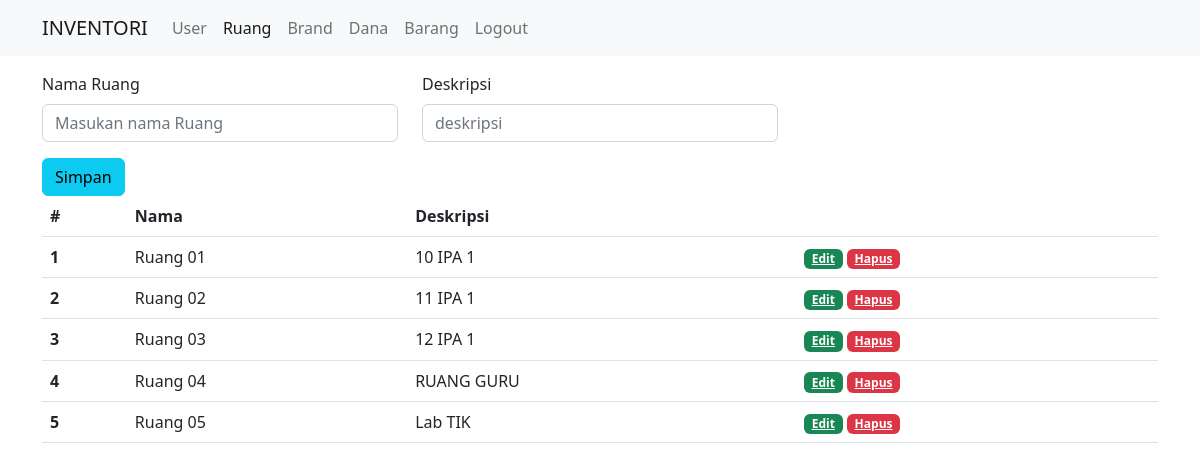
The app's page /admin/ruang/index.php with its own data.
### tables this page shows
CREATE TABLE `ruang` (
  `id_ruang` int(11) UNSIGNED NOT NULL,
  `nama_ruang` varchar(100) NOT NULL,
  `deskripsi` tinytext NOT NULL
);

### admin/ruang/index.php (the view, shortened to what this page needs)
<?php
include '../../config/config.php';
?>
<!doctype html>
<html lang="en">
  <head>
    <link href="../../asset/css/bootstrap.min.css" rel="stylesheet">
  </head>
  <body>
    <nav class="navbar navbar-expand-lg navbar-light bg-light">
    <div class="container-fluid container">
        <a class="navbar-brand" href="../../page/dashboard.php">INVENTORI</a>
        <div class="collapse navbar-collapse" id="navbarNav">
        <ul class="navbar-nav">
            <li class="nav-item">
            <a class="nav-link " href="../user/index.php">User</a>
            </li>
            <li class="nav-item">
            <a class="nav-link active" href="../ruang/index.php">Ruang</a>
            </li>
            <li class="nav-item">
            <a class="nav-link" href="../brand/index.php">Brand</a>
            </li>
            <li class="nav-item">
            <a class="nav-link" href="../dana/index.php">Dana</a>
            </li>
            <li class="nav-item">
            <a class="nav-link" href="../barang/index.php">Barang</a>
            </li>
            <li class="nav-item">
            <a class="nav-link" href="../../auth/logout.php">Logout</a>
            </li>
        </ul>
        </div>
    </div>
    </nav>
    <div class="container">
        <form action="insert.php" method="post">
        <div class="row mt-3">
            <div class="col-lg-4">
                <div class="mb-3">
                    <label for="name" class="form-label">Nama Ruang</label>
                    <input type="text" name="nama_ruang" class="form-control" id="name" placeholder="Masukan nama Ruang">
                </div>
            </div>
            <div class="col-lg-4">
                <div class="mb-3">
                    <label for="deskripsi" class="form-label">Deskripsi</label>
                    <input type="deskripsi" name="deskripsi" class="form-control" id="deskripsi" placeholder="deskripsi">
                </div>
            </div>
        </div>
        <button type="submit" class="btn btn-info">Simpan</button>
        </form>
    </div>
    <div class="container">
        <table class="table">
        <thead>
            <tr>
            <th scope="col">#</th>
            <th scope="col">Nama</th>
            <th scope="col">Deskripsi</th>
            <th></th>
            </tr>
        </thead>
        <tbody>
            <?php $sql = "SELECT * FROM ruang";
            $ruangs = mysqli_query($conn, $sql);
            $no=1;
            foreach($ruangs as $ruang) :
            ?>
            <tr>
                <th scope="row"><?=$no++?></th>
                <td><?=$ruang['nama_ruang']?></td>
                <td><?=$ruang['deskripsi']?></td>
                <td>
                    <a href="#" class="badge bg-success btn-edit" data-bs-toggle="modal" data-bs-target="#modal<?php echo $ruang['id_ruang']?>">Edit</a>
                    <a href="delete.php?id=<?php echo $ruang['id_ruang']; ?>" class="badge bg-danger" onclick="return confirm('Yakin Hapus?')">Hapus</a>
                </td>
            </tr>
            <div class="modal" tabindex="-1" id="modal<?php echo $ruang['id_ruang']?>">
            <?php endforeach; ?>
        </tbody>
        </table>
    </div>
  </body>
</html>

### records on screen
ruang: nama_ruang "Ruang 01", deskripsi "10 IPA 1"
ruang: nama_ruang "Ruang 02", deskripsi "11 IPA 1"
ruang: nama_ruang "Ruang 03", deskripsi "12 IPA 1"
ruang: nama_ruang "Ruang 04", deskripsi "RUANG GURU"
ruang: nama_ruang "Ruang 05", deskripsi "Lab TIK"
